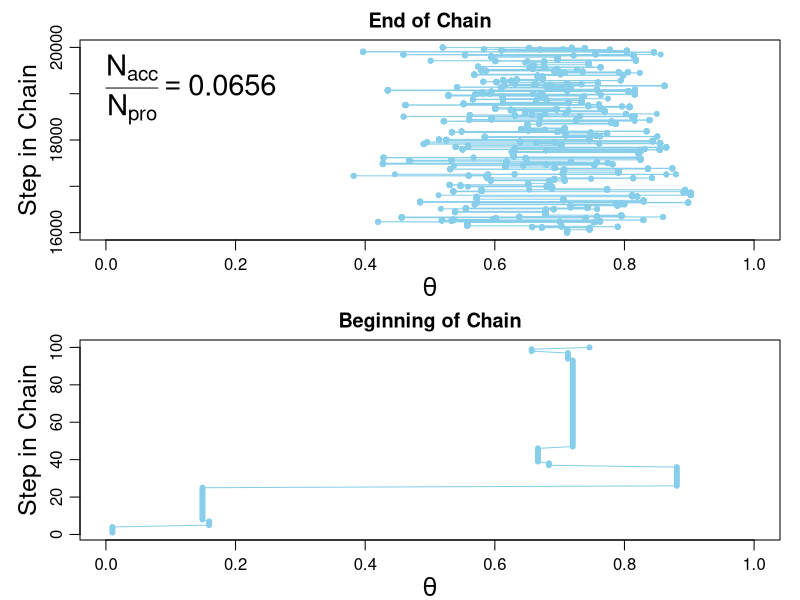
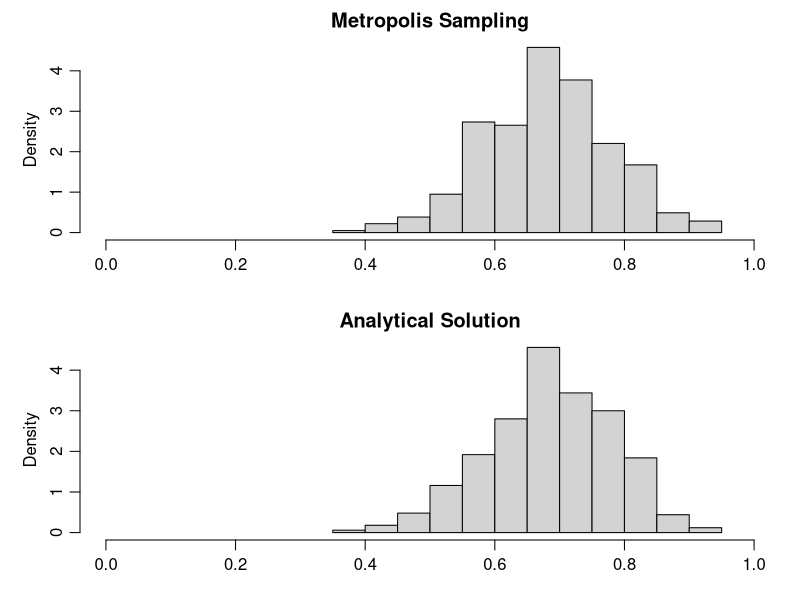

Generate these figures, in order, with R:


# Specify the data, to be used in the likelihood function. 
myData = c(rep(0,6),rep(1,14))

# Define the Bernoulli likelihood function, p(D|theta). 
# The argument theta could be a vector, not just a scalar. 
likelihood = function( theta , data ) {
  z = sum( data ) 
  N = length( data ) 
  pDataGivenTheta = theta^z * (1-theta)^(N-z) 
  # The theta values passed into this function are generated at random, 
  # and therefore might be inadvertently greater than 1 or less than 0. 
  # The likelihood for theta > 1 or for theta < 0 is zero: 
  pDataGivenTheta[ theta > 1 | theta < 0 ] = 0 
  return( pDataGivenTheta ) 
} 

# Define the prior density function.  
prior = function( theta )  {
  pTheta = dbeta( theta , 1 , 1 ) 
  # The theta values passed into this function are generated at random, 
  # and therefore might be inadvertently greater than 1 or less than 0. 
  # The prior for theta > 1 or for theta < 0 is zero: 
  pTheta[ theta > 1 | theta < 0 ] = 0 
  return( pTheta ) 
} 

# Define the relative probability of the target distribution,  
# as a function of vector theta. For our application, this 
# target distribution is the unnormalized posterior distribution. 
targetRelProb = function( theta , data ) { 
  targetRelProb =  likelihood( theta , data ) * prior( theta ) 
  return( targetRelProb ) 
} 

# Specify the length of the trajectory, i.e., the number of jumps to try: 
trajLength = 20000 # (100, 500, 2000, 20000) arbitrary large number 
# Initialize the vector that will store the results: 
trajectory = rep( 0 , trajLength ) 
# Specify where to start the trajectory: 
trajectory[1] = 0.01 # arbitrary value 
# Specify the burn-in period: 
burnIn = ceiling( 0.2 * trajLength ) # arbitrary number, less than trajLength 
# Initialize accepted, rejected counters, just to monitor performance: 
nAccepted = 0 
nRejected = 0 

# Now generate the random walk. The 't' index is time or trial in the walk. 
# Specify seed to reproduce same random walk: 
set.seed(47405) 
# Specify standard deviation of proposal distribution (step size sigma): 
proposalSD = c(0.02,0.2,2.0)[3] 

# for this for-loop, input is the posteriordensityfunction "targetRelProb"
# output is "trajectory" over many iterations
for ( t in 1:(trajLength-1) )  {
  currentPosition = trajectory[t] # theta[t]
  # Use the proposal distribution to generate a proposed jump. 
  proposedJump = rnorm( 1 , mean=0 , sd=proposalSD ) # symmetric random walk
  # Compute the probability of accepting the proposed jump. 
  probAccept = min( 1, 
                    targetRelProb( currentPosition + proposedJump , myData ) 
                    / targetRelProb( currentPosition , myData ) ) 
  # Generate a random uniform value from the interval [0,1] to 
  # decide whether or not to accept the proposed jump. 
  if ( runif(1) < probAccept )  {
    # accept the proposed jump 
    trajectory[ t+1 ] = currentPosition + proposedJump # theta(t+1)
    # increment the accepted counter, just to monitor performance 
    if ( t > burnIn )  { nAccepted = nAccepted + 1  } 
  } else  {
    # reject the proposed jump, stay at current position 
    trajectory[ t+1 ] = currentPosition 
    # increment the rejected counter, just to monitor performance 
    if ( t > burnIn )  { nRejected = nRejected + 1  } 
  } 
} 

# Extract the post-burnIn portion of the trajectory. 
acceptedTraj = trajectory[ (burnIn+1) : length(trajectory) ] 

# End of Metropolis algorithm. 

#----------------------------------------------------------------------- 
# Display the chain. 

#figure(width=4,height=8) 
layout( matrix(1:2,nrow=2) ) 
par(mar=c(3,4,2,1),mgp=c(2,0.7,0)) 

# Trajectory, a.k.a. trace plot, end of chain: 
idxToPlot = (trajLength-burnIn):trajLength 
plot( trajectory[idxToPlot] , idxToPlot , main="End of Chain" , 
      xlab=bquote(theta) , xlim=c(0,1) , ylab="Step in Chain" , 
      type="o" , pch=20 , col="skyblue" , cex.lab=1.5 ) 
# Display proposal SD and acceptance ratio in the plot. 
text( 0.0 , trajLength , adj=c(0.0,1.1) , cex=1.75 , 
      labels = bquote( frac(N[acc],N[pro]) ==  
                         .(signif( nAccepted/(nAccepted+nRejected) , 3 )))) 

# Trajectory, a.k.a. trace plot, beginning of chain: 
idxToPlot = 1:100 
plot( trajectory[idxToPlot] , idxToPlot , main="Beginning of Chain" , 
      xlab=bquote(theta) , xlim=c(0,1) , ylab="Step in Chain" , 
      type="o" , pch=20 , col="skyblue" , cex.lab=1.5 ) 
# Indicate burn in limit (might not be visible if not in range): 
if ( burnIn > 0 )  {
  abline(h=burnIn,lty="dotted") 
  text( 0.5 , burnIn+1 , "Burn In" , adj=c(0.5,1.1) ) 
} 

# Posterior histogram: 

#openGraph(width=4,height=8) 
layout( matrix(1:2,nrow=2) ) 
par(mar=c(3,4,2,1),mgp=c(2,0.7,0)) 


idxToPlot = (trajLength-burnIn):trajLength 
# samples from Metropolis algorithm
hist(trajectory[idxToPlot], freq = FALSE, xlab = '', main = 'Metropolis Sampling', xlim = c(0, 1)) 
# iid sample based on analytical solution (Beta-Binomial model)
hist(rbeta(1000, sum(myData) + 1, sum(1-myData) + 1), xlab = '', freq = FALSE, main = 'Analytical Solution', xlim = c(0, 1))


